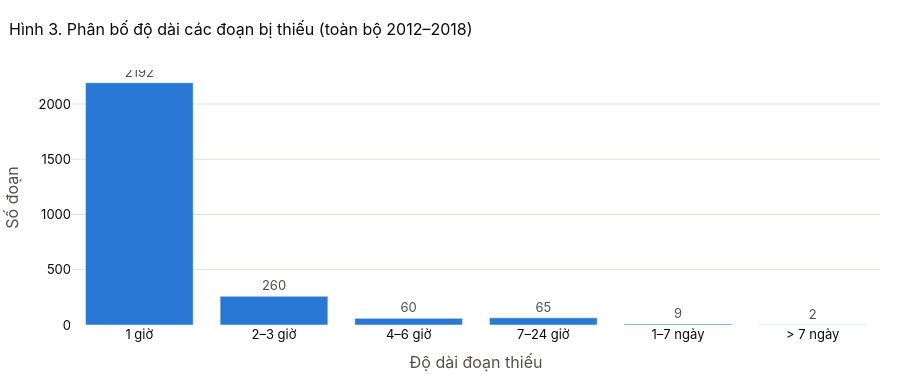

The notebook cell saved with this chart:
### Code cell
bins = [0, 1, 3, 6, 24, 168, np.inf]
labels = ["1 giờ", "2–3 giờ", "4–6 giờ", "7–24 giờ", "1–7 ngày", "> 7 ngày"]
gap_buckets = pd.cut(gaps_all["hours"], bins=bins, labels=labels).value_counts().reindex(labels)
fig = go.Figure(go.Bar(x=labels, y=gap_buckets.values, marker_color=BLUE, text=gap_buckets.values,
                       textposition="outside", textfont_color="#52514e",
                       hovertemplate="%{x}: %{y:,} đoạn<extra></extra>"))
fig.update_layout(title="Hình 3. Phân bố độ dài các đoạn bị thiếu (toàn bộ 2012–2018)",
                  xaxis_title="Độ dài đoạn thiếu", yaxis_title="Số đoạn", height=380)
fig.show()

### Figure 1 — Plotly figure (JSON) as saved in the notebook; plotly's stock layout.template omitted (floating-point values rounded to 4 significant figures)
{"data": [{"hovertemplate": "%{x}: %{y:,} đoạn<extra></extra>", "marker": {"color": "#2a78d6"}, "text": [2192.0, 260.0, 60.0, 65.0, 9.0, 2.0], "textfont": {"color": "#52514e"}, "textposition": "outside", "type": "bar", "x": ["1 giờ", "2–3 giờ", "4–6 giờ", "7–24 giờ", "1–7 ngày", "> 7 ngày"], "y": [2192, 260, 60, 65, 9, 2]}], "layout": {"height": 380, "title": {"text": "Hình 3. Phân bố độ dài các đoạn bị thiếu (toàn bộ 2012–2018)"}, "xaxis": {"title": {"text": "Độ dài đoạn thiếu"}}, "yaxis": {"title": {"text": "Số đoạn"}}}}
